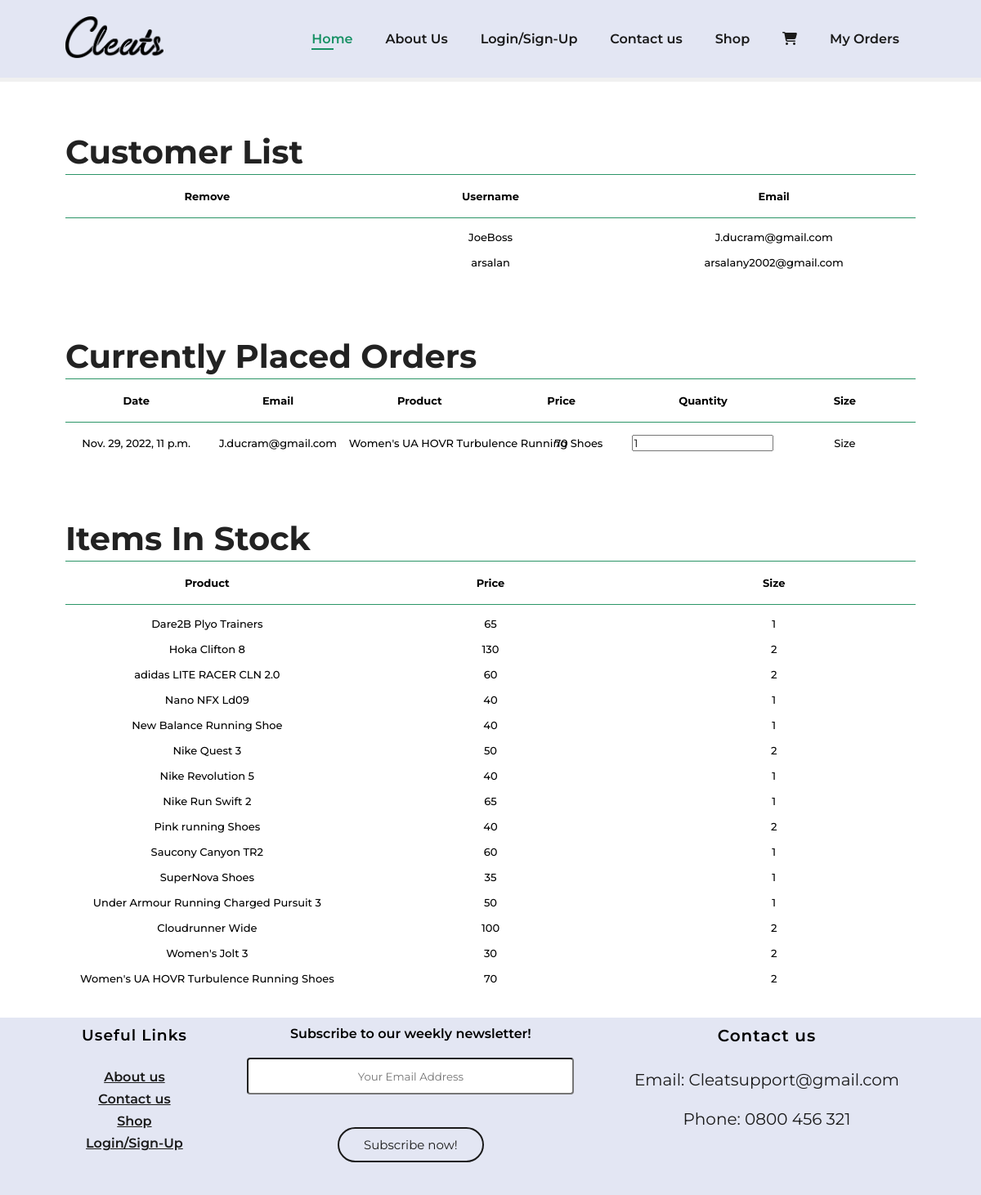
Screenshot of /store/admin with the database file from the repository.
### store/models.py (models this page shows)
class HistoryItem(models.Model):
    user = models.ForeignKey(settings.AUTH_USER_MODEL, on_delete=models.CASCADE, related_name='user_history')
    name = models.TextField(max_length=1500, verbose_name='history_name')
    added = models.DateTimeField(auto_now_add=True)
    price = models.IntegerField(default=0)
    size = models.IntegerField(default=0)
    quantity = models.IntegerField(blank=True, default=1)
    picture = models.ImageField(upload_to=image_directory_path, blank=True, null=True,)
    date = models.DateTimeField(auto_now=True, null=True,blank=True)

class Item(models.Model):
    name = models.TextField(max_length=1500, verbose_name='name')
    added = models.DateTimeField(auto_now_add=True)
    price = models.IntegerField(default=0)
    size = models.IntegerField(default=0)
    quantity = models.IntegerField(blank=True, default=1)
    picture = models.ImageField(upload_to=image_directory_path, blank=True, null=True,)
    description = models.TextField(max_length=1500, null=True, blank=True)

### store/views.py (the view)
# urls.py: path('admin', admin_view, name='admin'),
def admin_view(request):
    context ={}
    user = request.user
    try:
        users= User.objects.all()
        orders = HistoryItem.objects.all()
        items = Item.objects.all()
        context['item'] = items
        context['users'] = users
        context['orders'] = orders
    except Item.DoesNotExist:
        pass
    template = loader.get_template('admin.html')
    return HttpResponse(template.render(context, request))

### shop/templates/admin.html (shortened to what this page needs)
{%load static %}
<!DOCTYPE html>
<html>
<head>
    <link rel="stylesheet" href="style.css">
</head>
<section id="header">
    <a href="#"><img src="{% static 'img/Cleats.png' %}" width="120" height="auto" class="logo" alt=""></a>
    <div>
        <ul id="navbar">
            <li><a class="active" href="{% url 'index' %}">Home</a></li>
            <li><a href="{% url 'aboutus' %}">About Us</a></li>
            {% if user.is_authenticated %}
            <li><a>{{ request.user.username }}</a></li>
            <li><a href="{% url 'logout' %}">logout</a></li>
            {% else %}
            <li><a href="{% url 'register' %}">Login/Sign-Up</a></li>
            {% endif %}
            <li><a href="{% url 'contact' %}">Contact us</a></li>
            <li><a href="{% url 'store' %}">Shop</a></li>
            {% if user.is_authenticated %}
            <li><a href="{% url 'basket' %}"><i class="fas fa-shopping-cart"></i></a></li>
            {% else %}
            <li><a href="{% url 'register' %}"><i class="fas fa-shopping-cart"></i></a></li>
            {% endif %}
            {% if user.is_authenticated %}
            <li><a href="{% url 'purchase_history' %}">My Order</a></li>
            {% else %}
            <li><a href="{% url 'register' %}">My Orders</a></li>
            {% endif %}
        </ul>
    </div>
</section>
    <body>
    <section id="admin-list-customer" class="section-p1">
        <table width=auto>
            <h2>Customer List</h2>
            <thead>
                <tr>
                    <td>Remove</td>
                    <td>Username</td>
                    <td>Email</td>
            </thead>
            <tbody>
                <tr>
                    {% for user in users %}
                    <td><a href="#"></a></td>
                    <td>{{user.username}}</td>
                    <td>{{user.email}}</td>
                </tr>
                {% endfor %}
            </tbody>
        </table>
    </section>
    <section id="admin-order-placed" class="section-p1">
        <table width=auto>
            <h2>Currently Placed Orders</h2>
            <thead>
                <tr>
                    <td>Date</td>
                    <td>Email</td>
                    <td>Product</td>
                    <td>Price</td>
                    <td>Quantity</td>
                    <td>Size</td>
                </tr>
            </thead>
            <tbody>
                {% for order in orders %}
                <tr>
                    <td>{{order.date}}</td>
                    <td>{{order.user.email}}</td>
                    <td>{{order.name}}</td>
                    <td>{{order.price}}</td>
                    <td><input type="number" value="1"></td>
                    <td>Size</td>
                    {% endfor %}
                </tr>
            </tbody>
        </table>
    </section>
    <section id="admin-items-stock" class="section-p1">
        <table width=auto>
            <h2>Items In Stock</h2>
            <thead>
                <tr>
                    <td>Product</td>
                    <td>Price</td>
                    <td>Size</td>
                </tr>
            </thead>
            <tbody>
                {% for items in item %}
                <tr>
                    <td>{{items.name}}</td>
                    <td>{{items.price}}</td>
                    <td>{{items.size}}</td>
                </tr>
                {% endfor %}
            </tbody>
        </table>
    </section>
<div class="footer">
    <div class="col-link">
    <h3>Useful Links</h3>
    <a href="{% url 'aboutus' %}">About us</a>
    <a href="{% url 'contact' %}">Contact us</a>
    <a href="{% url 'store' %}">Shop</a>
    <a href="{% url 'register' %}">Login/Sign-Up</a>
</div>
    <div class="col-news">
        Subscribe to our weekly newsletter!
        <form>
            <input type="email" placeholder="Your Email Address" required>
            <br>
            <button type="Submit"> Subscribe now!</button>
        </form>
    </div>
    <div class="col-contact">
        <h3>Contact us</h3>
            <p>
            Email: Cleatsupport@gmail.com
            <br>
            <br>
            Phone: 0800 456 321
            </p>
    </div>
</div>
</body>
</html>

### shop/static/css/style.css (style rules this page uses)
* { margin: 0; padding: 0; box-sizing: border-box; font-family: 'Montserrat', sans-serif; }
h2 { font-size: 46px; line-height: 54px; color: #222; }
p { font-size: 16px; color: #465b52; margin: 15px 0 20px 0; }
.section-p1 { padding: 40px 80px; }
body { width: 100%; }
#header { display: flex; align-items: center; justify-content: space-between; padding: 20px 80px; background: #e3e6f3; box-shadow: 0 5px rgba(0, 0, 0, 0.06); z-index: 999; position: sticky; top: 0; left: 0; margin: 0 0 24px 0; }
#navbar { display: flex; align-items: center; justify-content: center; }
#navbar li { list-style: none; padding: 0% 20px; position: relative; }
#navbar li a { text-decoration: none; font-size: 16px; font-weight: 600; color: #1a1a1a; transition: 0.3s ease; }
#navbar li a:hover, #navbar li a.active { color: #189165; }
#navbar li a.active::after, #navbar li a:hover::after { content: ""; width: 30%; height: 2px; background: #189165; position: absolute; bottom: -4px; left: 20px; }

### rows the page displays
HistoryItem: date "Nov. 29, 2022, 11 p.m.", user.email "J.ducram@gmail.com", name "Women's UA HOVR Turbulence Running Shoes", price "70"
Item: name "Dare2B Plyo Trainers", price "65", size "1"
Item: name "Hoka Clifton 8", price "130", size "2"
Item: name "adidas LITE RACER CLN 2.0", price "60", size "2"
Item: name "Nano NFX Ld09", price "40", size "1"
Item: name "New Balance Running Shoe", price "40", size "1"
Item: name "Nike Quest 3", price "50", size "2"
Item: name "Nike Revolution 5", price "40", size "1"
Item: name "Nike Run Swift 2", price "65", size "1"
Item: name "Pink running Shoes", price "40", size "2"
Item: name "Saucony Canyon TR2", price "60", size "1"
Item: name "SuperNova Shoes", price "35", size "1"
Item: name "Under Armour Running Charged Pursuit 3", price "50", size "1"
Item: name "Cloudrunner Wide", price "100", size "2"
Item: name "Women's Jolt 3", price "30", size "2"
Item: name "Women's UA HOVR Turbulence Running Shoes", price "70", size "2"

### other values shown
{{ user.username }} "JoeBoss"
{{ user.email }} "J.ducram@gmail.com"
{{ user.username }} "arsalan"
{{ user.email }} "arsalany2002@gmail.com"
